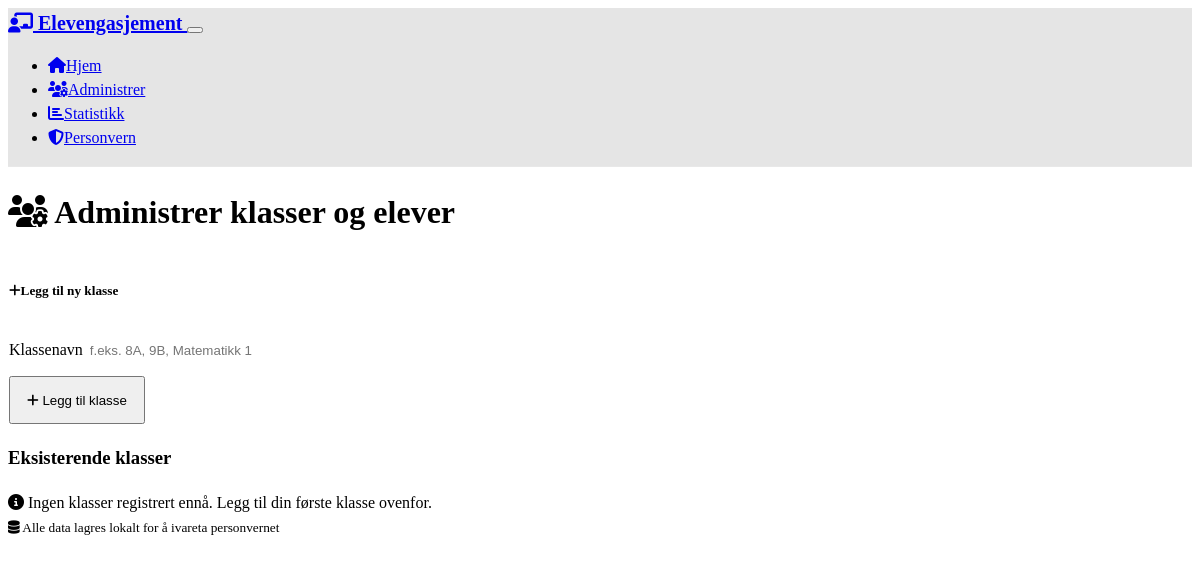
The app's page /manage_classes, older data.
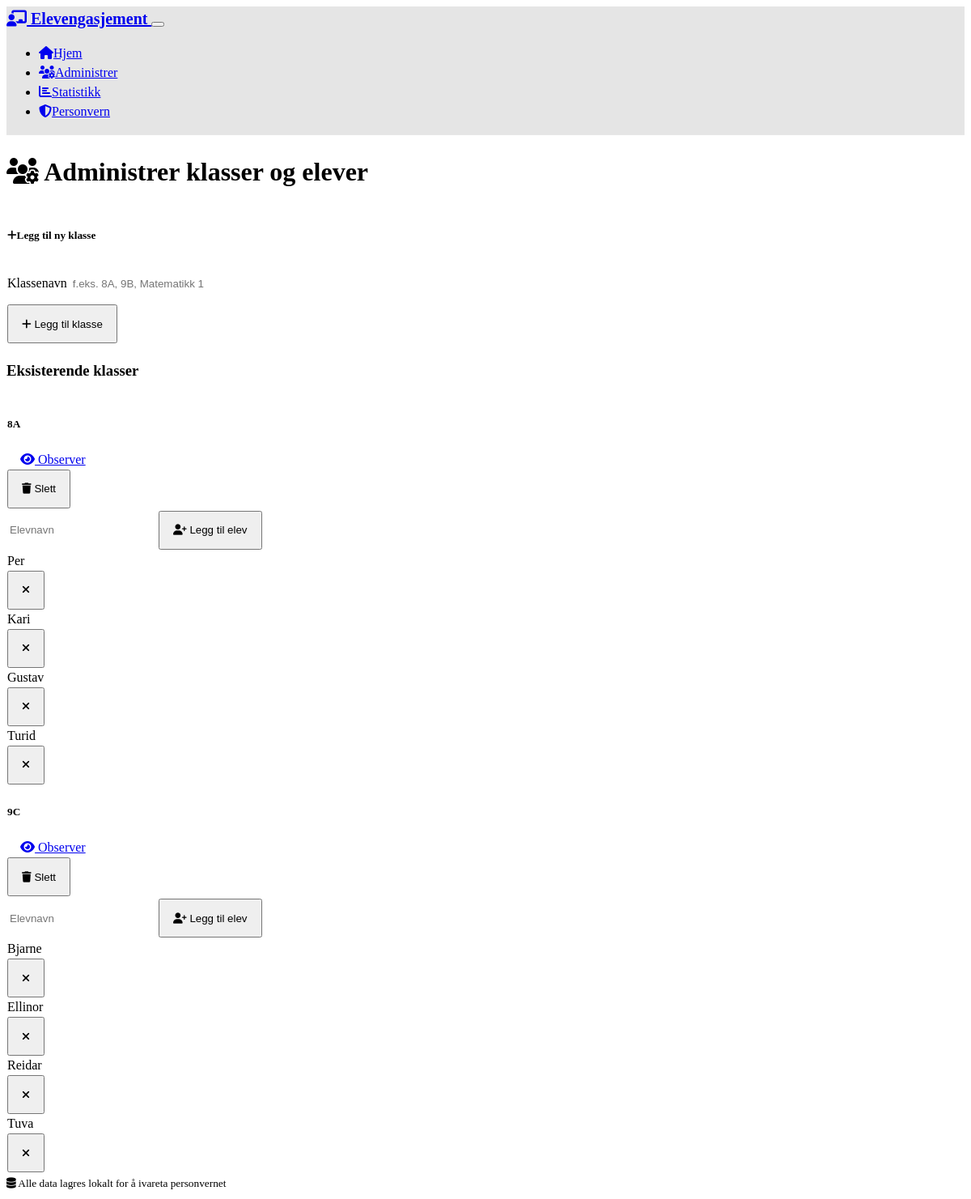
The same page, newer data.
### models.py (models this page shows, shortened)
class Class(db.Model):
    id = db.Column(db.Integer, primary_key=True)
    name = db.Column(db.String(50), unique=True, nullable=False)
    created_at = db.Column(db.DateTime, default=datetime.utcnow)
    students = db.relationship('Student', backref='class_ref', lazy=True, cascade='all, delete-orphan')

class Student(db.Model):
    id = db.Column(db.Integer, primary_key=True)
    name = db.Column(db.String(100), nullable=False)
    class_id = db.Column(db.Integer, db.ForeignKey('class.id'), nullable=False)
    created_at = db.Column(db.DateTime, default=datetime.utcnow)
    observations = db.relationship('Observation', backref='student', lazy=True, cascade='all, delete-orphan')

### app.py (the view)
@app.route('/manage_classes')
def manage_classes():
    classes = Class.query.all()
    print(f"DEBUG: Found {len(classes)} classes in database")
    for cls in classes:
        print(f"DEBUG: Class: {cls.name} (ID: {cls.id})")
    return render_template('manage_classes.html', classes=classes)

### templates/manage_classes.html (shortened to what the changed rows need)
{% extends "base.html" %}
{% block content %}
<div class="row">
    <div class="col-12">
        <h1 class="mb-4">
            <i class="fas fa-users-cog me-2"></i>
            Administrer klasser og elever
        </h1>
    </div>
</div>
<div class="row">
    <div class="col-12">
        <h3>Eksisterende klasser</h3>
        {% if classes %}
            {% for class in classes %}
                <div class="card mb-3">
                    <div class="card-header d-flex justify-content-between align-items-center">
                        <h5 class="mb-0">{{ class.name }}</h5>
                        <div>
                            <a href="{{ url_for('observe_class', class_id=class.id) }}"
                               class="btn btn-sm btn-success me-2">
                                <i class="fas fa-eye me-1"></i>
                                Observer
                            </a>
                            <form method="POST" action="{{ url_for('delete_class', class_id=class.id) }}"
                                  class="d-inline" onsubmit="return confirm('Er du sikker på at du vil slette denne klassen og alle tilhørende data?')">
                                <button type="submit" class="btn btn-sm btn-outline-danger">
                                    <i class="fas fa-trash me-1"></i>
                                    Slett
                                </button>
                            </form>
                        </div>
                    </div>
                    <div class="card-body">
                        <form method="POST" action="{{ url_for('add_student') }}" class="mb-3" onsubmit="console.log('Submitting add_student form for class {{ class.id }}');">
                            <div class="input-group">
                                <input type="text" class="form-control" name="student_name"
                                       placeholder="Elevnavn" required>
                                <button type="submit" class="btn btn-outline-primary">
                                    <i class="fas fa-user-plus me-1"></i>
                                    Legg til elev
                                </button>
                            </div>
                        </form>
                        {% if class.students %}
                            <div class="row">
                                {% for student in class.students %}
                                    <div class="col-md-6 col-lg-4 mb-2">
                                        <div class="d-flex justify-content-between align-items-center p-2 bg-dark rounded">
                                            <span>{{ student.name }}</span>
                                            <form method="POST" action="{{ url_for('delete_student', student_id=student.id) }}"
                                                  class="d-inline" onsubmit="return confirm('Er du sikker på at du vil slette denne eleven og alle observasjoner?')">
                                                <button type="submit" class="btn btn-sm btn-outline-danger">
                                                    <i class="fas fa-times"></i>
                                                </button>
                                            </form>
                                        </div>
                                    </div>
                                {% endfor %}
                            </div>
                        {% else %}
                            <p class="text-muted">Ingen elever registrert i denne klassen.</p>
                        {% endif %}
                    </div>
                </div>
            {% endfor %}
        {% else %}
            <div class="alert alert-info">
                <i class="fas fa-info-circle me-2"></i>
                Ingen klasser registrert ennå. Legg til din første klasse ovenfor.
            </div>
        {% endif %}
    </div>
</div>
{% endblock %}

Row changes from the older to the newer data that the page shows:
added Class: name "8A"
added Student: name "Per", shown under "8A"
added Student: name "Kari", shown under "8A"
added Student: name "Gustav", shown under "8A"
added Student: name "Turid", shown under "8A"
added Class: name "9C"
added Student: name "Bjarne", shown under "9C"
added Student: name "Ellinor", shown under "9C"
added Student: name "Reidar", shown under "9C"
added Student: name "Tuva", shown under "9C"
Text that changed along with them:
text no longer shown: "Ingen klasser registrert ennå. Legg til din første klasse ovenfor."
